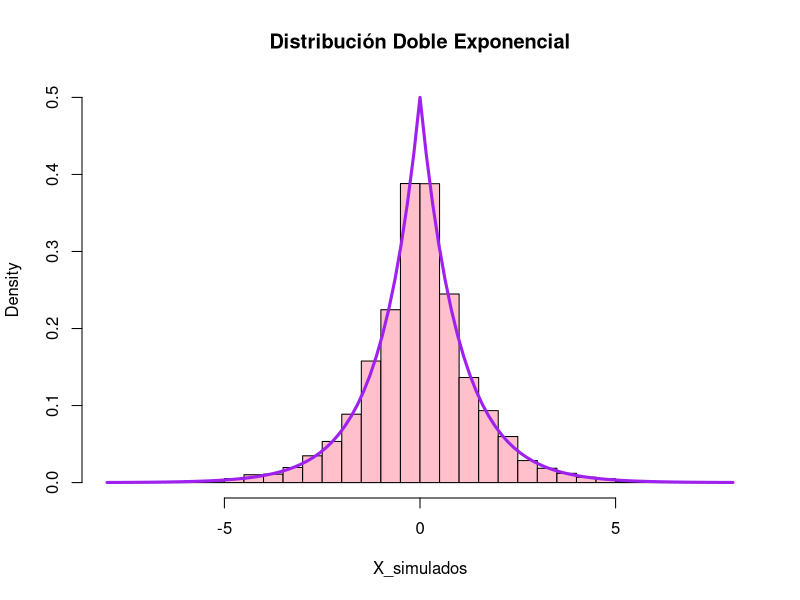
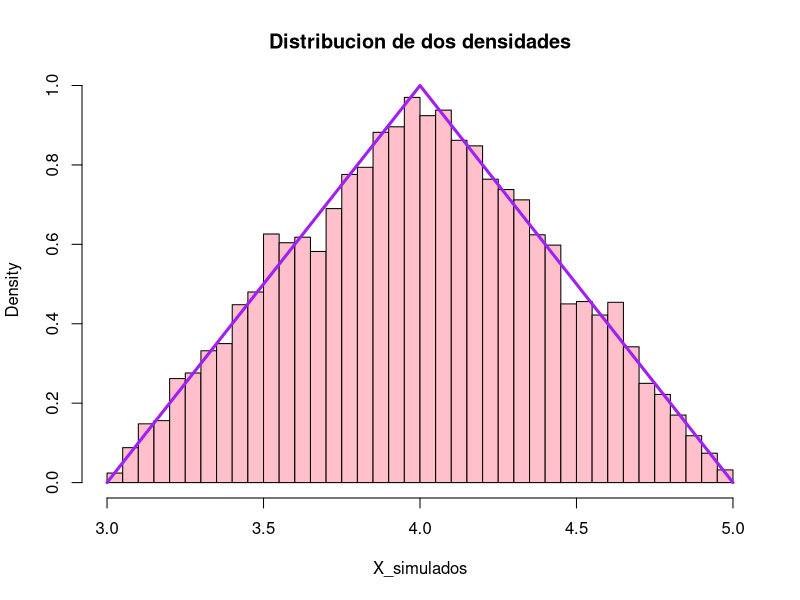
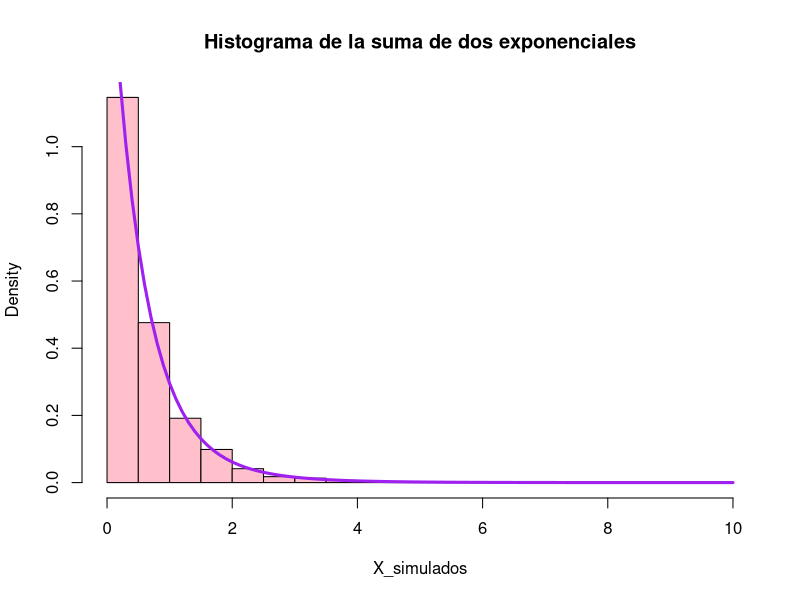
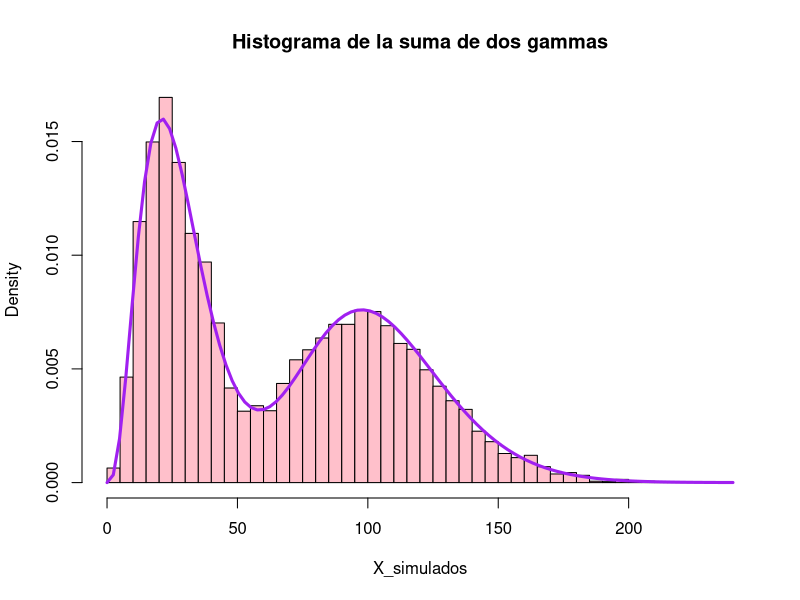

Generate these figures, in order, with R:
## ---- chunk 1
set.seed(42)
n_simulaciones<- 10000
U<- runif(n_simulaciones)

X_simulados<- ifelse(U <= 0.5, log(2 * U), -log(2 * (1 - U)))
#head(X_simulados)

hist(X_simulados,
     probability = T,
     col = "pink",
     border = "black",
     main = "Distribución Doble Exponencial",
     breaks = 30,
     ylim = c(0, 0.5))

doble_exponencial<- function(x){
  0.5*exp(-abs(x))
}

curve(doble_exponencial, add = T, col = "purple", lwd = 3)

## ---- chunk 2
set.seed(42)
n_simulaciones<- 10000
U<- runif(n_simulaciones)

X_simulados<- ifelse(U<=0.5, sqrt(2*U) + 3, 5 - sqrt(2*(1-U)))
head(X_simulados,10)

hist(X_simulados,
     probability = T,
     col = "pink",
     border = "black",
     main = "Distribucion de dos densidades",
     breaks = 30)

densidad_teorica<- function(x){
  ifelse(x >= 3 & x<= 4, 0.5 * (2*x-6),
         ifelse(x > 4 & x <= 5, 0.5 * (-2 * x +10), 0))
}

curve(densidad_teorica, add = T, col = "purple", lwd = 3)
## ---- chunk 3
set.seed(123)
n_simulaciones <- 10000
lambda1 <- 1 # rate de la primera distribucion exponencial
lambda2 <- 2 # rate de la segunda distribucion exponencial
a1 <- 1/4 # Ponderacion de la primera distribucion
a2 <- 3/4 # Ponderacion de la segunda distribucion

U1 <- runif(n_simulaciones) # Estos valores son de decision
U2 <- runif(n_simulaciones) # Estos valores son para evaluar en la funcion inversa de la distribucion de seleccion.

X_simulados <- ifelse(U1 <= a1, qexp(p = U2, rate = lambda1), qexp(p = U2, rate = lambda2))

head(X_simulados)

hist(X_simulados,
     probability = T,
     col = "pink",
     border = "black",
     main = "Histograma de la suma de dos exponenciales",
     breaks = 15)

f_teorica<- function(x){
  a1*exp(-x) + a2 * 2 * exp(-2 * x)
}

curve(f_teorica, add = T, col = "purple", lwd = 3)
## ---- chunk 4
set.seed(123)
n_simulaciones <- 10000
alpha1 <- 4 
alpha2 <- 15 
theta1 <- 7 
theta2 <- 7 
a1 <- 0.5 # Ponderacion de la primera distribucion
a2 <- 0.5 # Ponderacion de la segunda distribucion

U1 <- runif(n_simulaciones) # Estos valores son de decision
U2 <- runif(n_simulaciones) # Estos valores son para evaluar en la funcion inversa de la distribucion de seleccion.

X_simulados <- ifelse(U1 <= a1, qgamma(p = U2, shape = alpha1, scale = theta1), qgamma(p = U2, shape = alpha2, scale = theta2))

head(X_simulados)

hist(X_simulados,
     probability = T,
     col = "pink",
     border = "black",
     main = "Histograma de la suma de dos gammas",
     breaks = 50)

f_teorica<- function(x){
  f1_x<- dgamma(x, shape = alpha1, scale = theta1) 
  f2_x <- dgamma(x, shape = alpha2, scale = theta2)
  f_x<- a1 * f1_x + a2 * f2_x
  return(f_x)
}

curve(f_teorica, add = T, col = "purple", lwd = 3)
